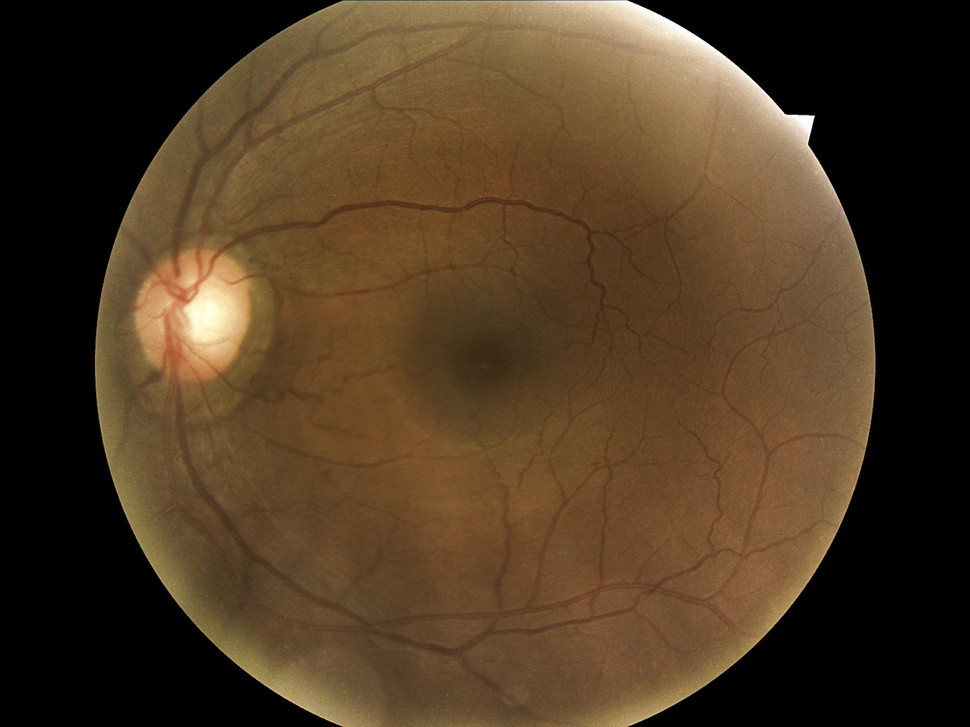
#> input picture Glaucoma Dataset/train_0_first_50/TRAIN000000.JPG, 970 x 727 px, shrunk from 2592 x 1944 before the run, found by its file name
$ jupyter execute ONH_Method.ipynb   (shell and % lines are left out)
#> lines starting #> are read from the running program, lines starting #| are printed output that depends on the picture; after the words box and inside, x2 and y2 are one past the last pixel; in counts of white or black regions, pixels touching at a corner belong together
[cell 1]
import cv2
import numpy as np
import matplotlib.pyplot as plt
from PIL import Image
from tensorflow.keras.models import load_model

#code wrote by Alan supported by Chatgpt

[cell 2]
img = Image.open("D:/Download/TRAIN000000.jpg")
#> img is the input picture: PIL image 970x727 RGB; mean R, G, B 77.2, 57.3, 35.3
img_array = np.array(img)

def create_circular_mask(h, w, center=None, radius=None):
    if center is None:
        center = (int(w/2), int(h/2))
    if radius is None:
        radius = min(center[0], center[1], w-center[0], h-center[1])

    Y, X = np.ogrid[:h, :w]
    dist_from_center = np.sqrt((X - center[0])**2 + (Y-center[1])**2)

    mask = dist_from_center <= radius
    return mask

h, w = img_array.shape[:2]
mask = create_circular_mask(h, w)

img_array[~mask] = 0
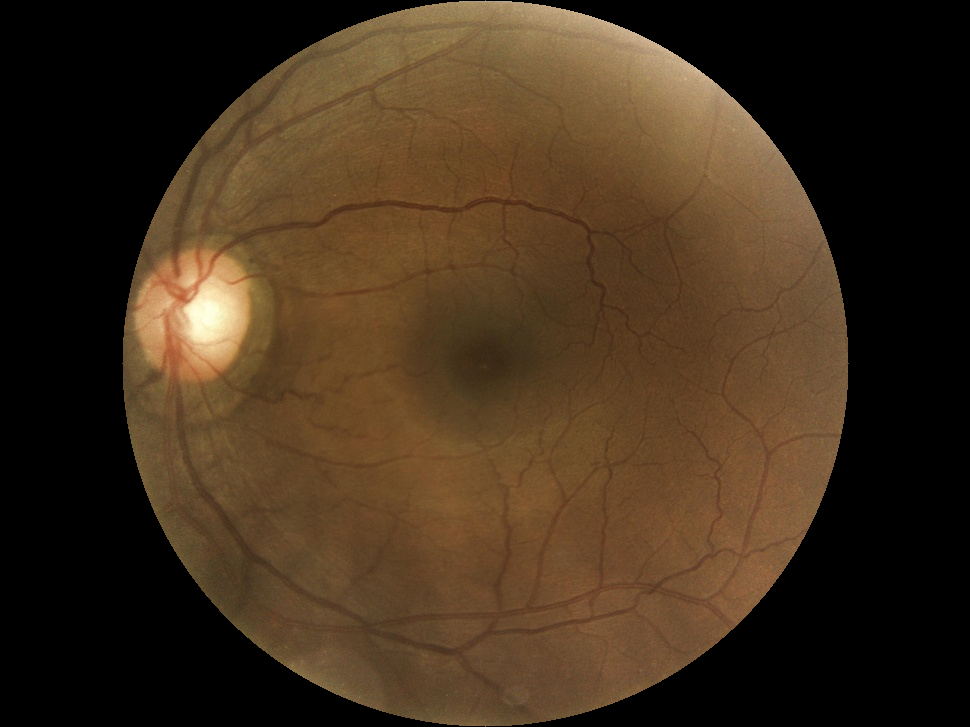
#> img_array: shape (727, 970, 3); 9.79% of pixels changed, all inside (x1, y1, x2, y2) = (79, 0, 882, 727)

# Convert the PIL Image object to a NumPy array before saving and displaying
masked_img_array = np.array(img_array)

# Save the image using OpenCV
cv2.imwrite('D:/Download/processed_image.jpg', masked_img_array)

# Display the image using OpenCV
cv2.imshow('Processed Image', masked_img_array)
cv2.waitKey(0)
cv2.destroyAllWindows()

[cell 3]
def create_circular_mask(h, w, center=None, radius=None):
    if center is None:
        center = (int(w/2), int(h/2))
    if radius is None:
        radius = min(center[0], center[1], w-center[0], h-center[1])

    Y, X = np.ogrid[:h, :w]
    dist_from_center = np.sqrt((X - center[0])**2 + (Y-center[1])**2)

    mask = dist_from_center <= radius
    return mask

def preprocess_image(image_path):
    img = Image.open(image_path)
    img_array = np.array(img)

    h, w = img_array.shape[:2]
    mask = create_circular_mask(h, w)

    img_array[~mask] = 0
    masked_img_array = np.array(img_array)

    # Ensure the image is in BGR format for OpenCV compatibility
    masked_img_bgr = cv2.cvtColor(masked_img_array, cv2.COLOR_RGB2BGR)
    return masked_img_bgr

def detect_optic_disc_and_cup(img_bgr):
    gray = cv2.cvtColor(img_bgr, cv2.COLOR_BGR2GRAY)
    clahe = cv2.createCLAHE(clipLimit=2.0, tileGridSize=(8, 8))
    clahe_img = clahe.apply(gray)
    blurred_img = cv2.GaussianBlur(clahe_img, (5, 5), 0)

    _, binary_thresh = cv2.threshold(blurred_img, 70, 255, cv2.THRESH_BINARY)

    contours, _ = cv2.findContours(binary_thresh, cv2.RETR_TREE, cv2.CHAIN_APPROX_SIMPLE)

    if not contours:
        print("No contours found!")
        return None

    optic_disc_contour = max(contours, key=cv2.contourArea)
    optic_disc_mask = np.zeros_like(gray)
    cv2.drawContours(optic_disc_mask, [optic_disc_contour], -1, (255), thickness=-1)

    optic_disc_only = cv2.bitwise_and(clahe_img, clahe_img, mask=optic_disc_mask)
    _, optic_cup_mask = cv2.threshold(optic_disc_only, 140, 255, cv2.THRESH_BINARY)

    combined_mask = cv2.addWeighted(optic_disc_mask, 1, optic_cup_mask, 1, 0)

    return combined_mask

image_path = 'D:/Download/TRAIN000000.jpg'
masked_img_bgr = preprocess_image(image_path)
processed_image = detect_optic_disc_and_cup(masked_img_bgr)
#> in detect_optic_disc_and_cup, `gray = cv2.cvtColor(img_bgr, cv2.COLOR_BGR2GRAY)`:
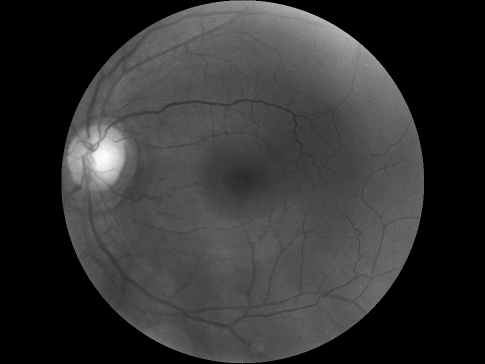
#> gray: shape (727, 970) (shown at 1/2 size); min 0, max 252, mean 51.1
#> in detect_optic_disc_and_cup, `clahe_img = clahe.apply(gray)`:
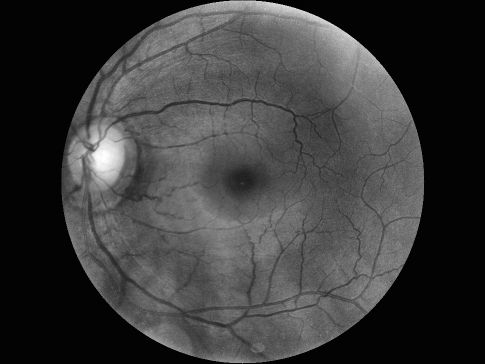
#> clahe_img: shape (727, 970) (shown at 1/2 size); min 2, max 255, mean 59.3
#> in detect_optic_disc_and_cup, `_, binary_thresh = cv2.threshold(blurred_img, 70, 255, cv2.THRESH_BINA..`:
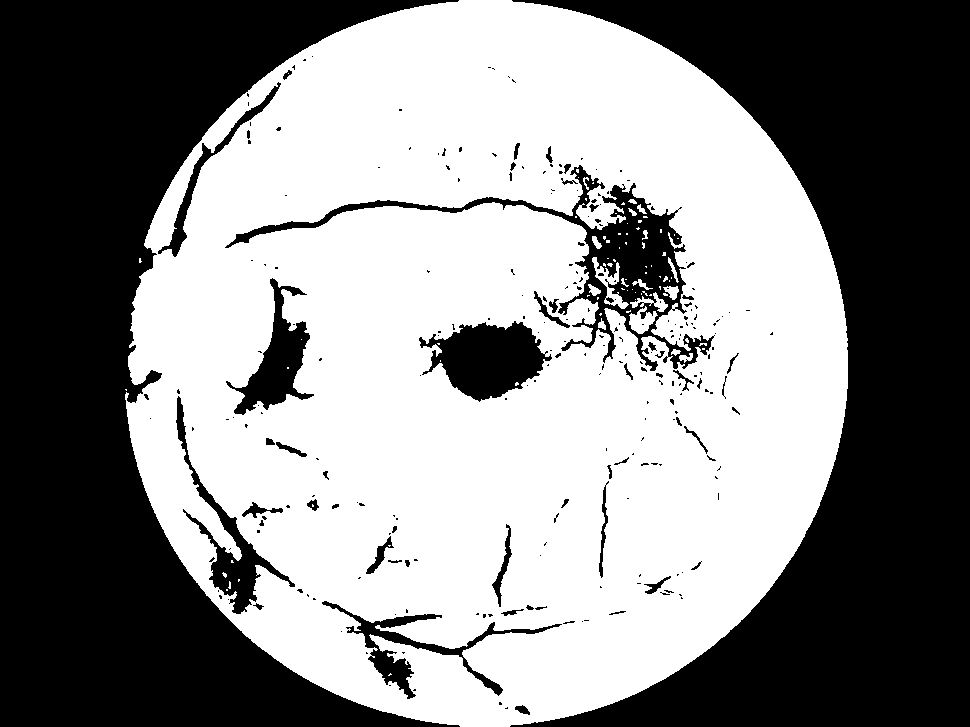
#> binary_thresh: shape (727, 970); 53.4% white; 257 black regions (203 under 20 px)
#> in detect_optic_disc_and_cup, `contours, _ = cv2.findContours(binary_thresh, cv2.RETR_TREE, cv2.CHAIN..`: contours = 378 contours, 291 with area under 20; largest, box (x1, y1, x2, y2) and area: (125, 0, 848, 727) 410995, (224, 164, 715, 372) 15720, (418, 320, 553, 403) 6605, (225, 277, 315, 416) 4322, (175, 395, 296, 615) 4156
#> in detect_optic_disc_and_cup, `optic_disc_contour = max(contours, key=cv2.contourArea)`: optic_disc_contour = contour of 1167 points, box (x1, y1, x2, y2) (125, 0, 848, 727), area 410995
#> in detect_optic_disc_and_cup, `cv2.drawContours(optic_disc_mask, [optic_disc_contour], -1, (255), thi..`:
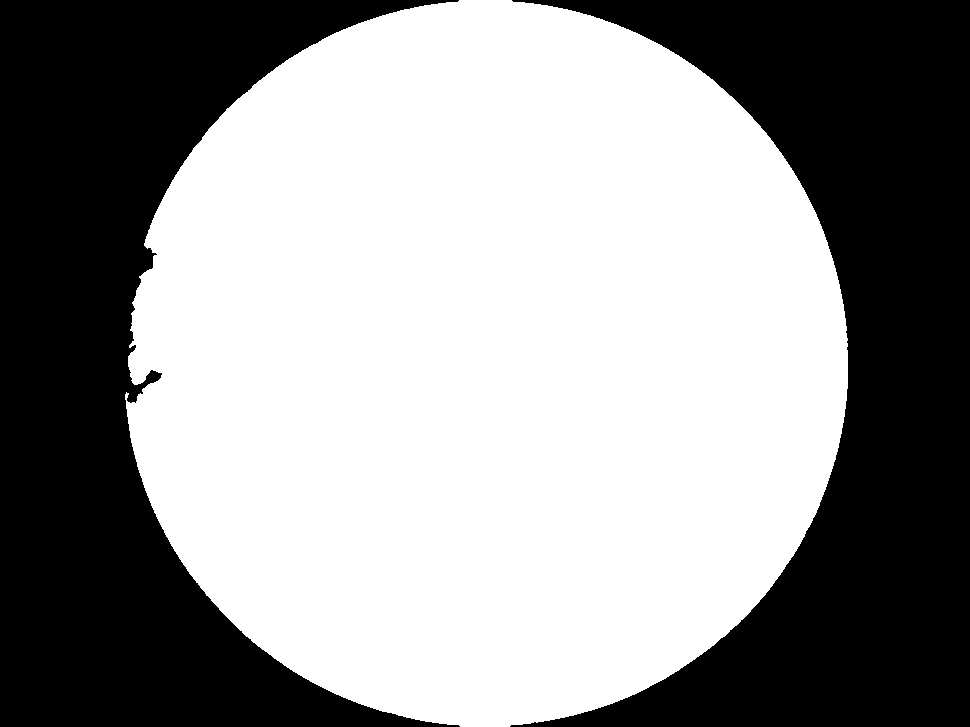
#> optic_disc_mask: shape (727, 970); 58.4% white; 2 black regions, box (x1, y1, x2, y2) and area: (0, 0, 460, 727) 147856, (510, 0, 970, 727) 145254
#> in detect_optic_disc_and_cup, `_, optic_cup_mask = cv2.threshold(optic_disc_only, 140, 255, cv2.THRES..`:
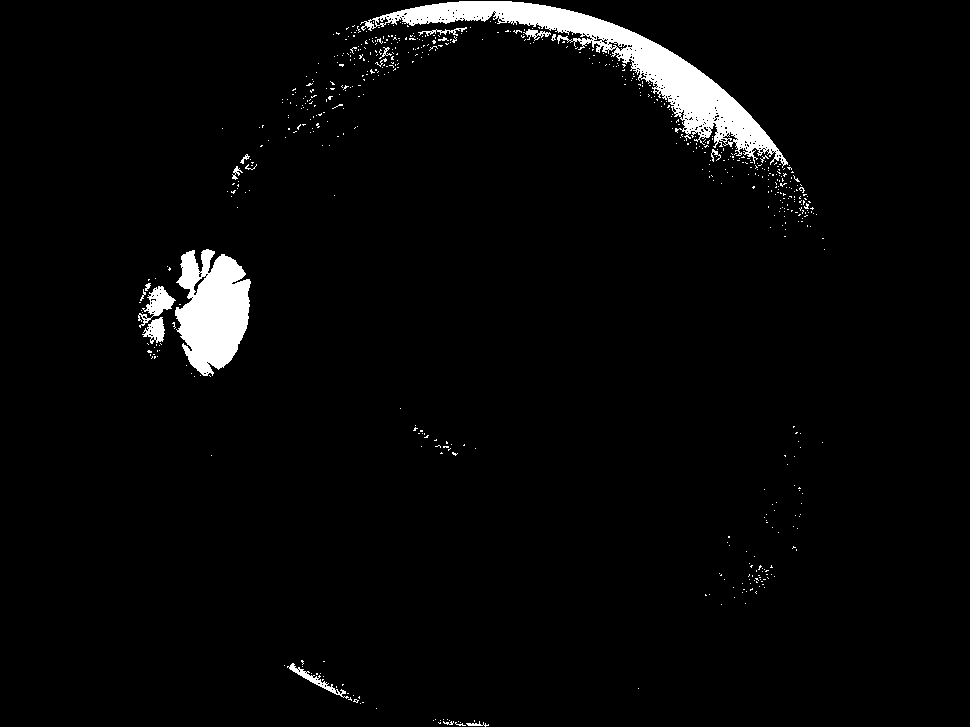
#> optic_cup_mask: shape (727, 970); 3.2% white; 622 white regions (602 under 20 px), largest, box (x1, y1, x2, y2) and area: (360, 1, 788, 168) 12022, (175, 249, 251, 376) 6686, (138, 286, 176, 328) 600

# You would also replace 'output_path' with the actual path where you want to save the processed image.
# if processed_image is not None:
cv2.imwrite('output_path/processed_image.jpg', processed_image)
cv2.imshow('Processed Image', processed_image)
cv2.waitKey(0)
cv2.destroyAllWindows()
# else:
#     print("Processing failed, no contours detected.")

$ run again, with Glaucoma Dataset/train_0_first_50/TRAIN000001.JPG copied over Glaucoma Dataset/train_0_first_50/TRAIN000000.JPG
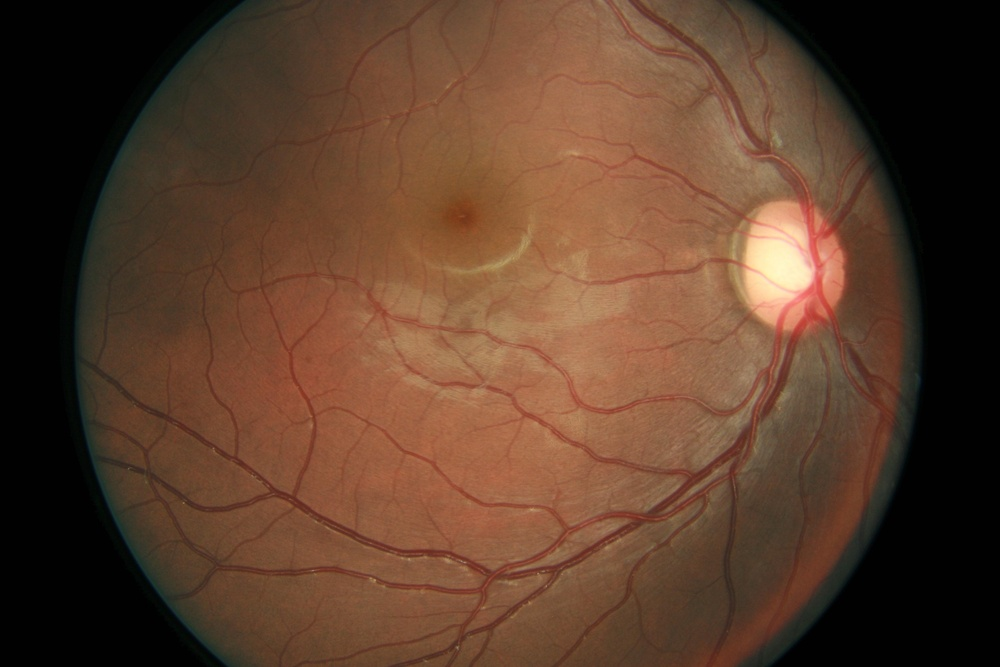
#> input picture Glaucoma Dataset/train_0_first_50/TRAIN000001.JPG, 1000 x 667 px, shrunk from 3888 x 2592 before the run, found by its file name
#> img is the input picture: PIL image 1000x667 RGB; mean R, G, B 91.4, 61.8, 43.6
#> in detect_optic_disc_and_cup, `_, binary_thresh = cv2.threshold(blurred_img, 70, 255, cv2.THRESH_BINA..`:
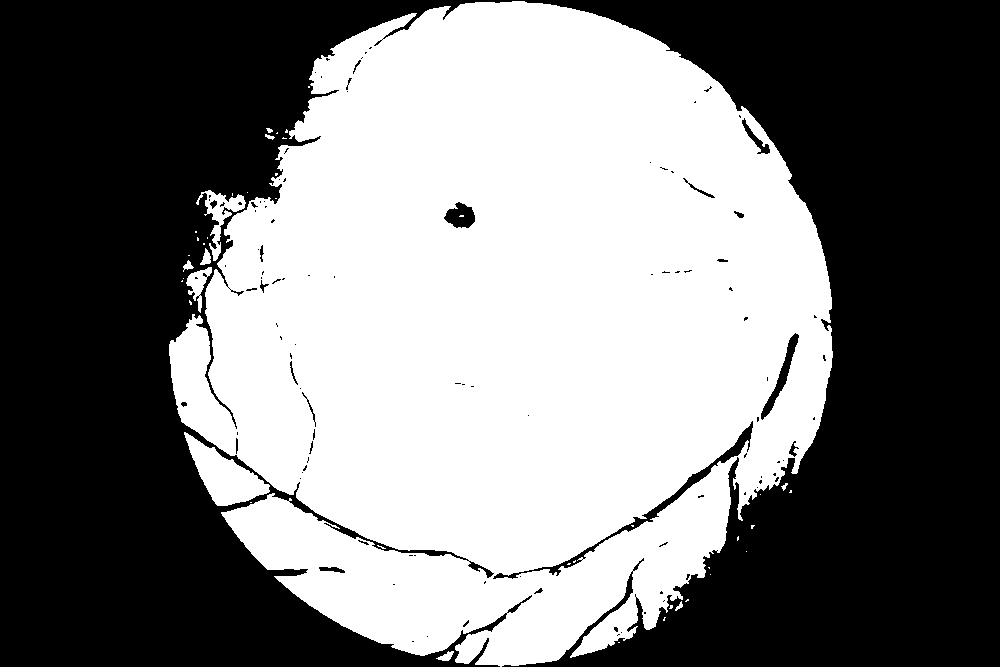
#> binary_thresh: shape (667, 1000); 48.2% white; 44 white regions (33 under 20 px)
#> contours = 179 contours, 136 with area under 20; largest, box (x1, y1, x2, y2) and area: (169, 1, 833, 667) 319084, (184, 432, 270, 506) 2678, (492, 420, 754, 580) 2030, (196, 190, 246, 261) 914, (760, 332, 800, 421) 756
#> optic_disc_contour = contour of 2185 points, box (x1, y1, x2, y2) (169, 1, 833, 667), area 319084
#> optic_disc_mask: shape (667, 1000); 48.1% white; 1 white region, box (x1, y1, x2, y2) and area: (169, 1, 833, 667) 321081
#> in detect_optic_disc_and_cup, `_, optic_cup_mask = cv2.threshold(optic_disc_only, 140, 255, cv2.THRES..`:
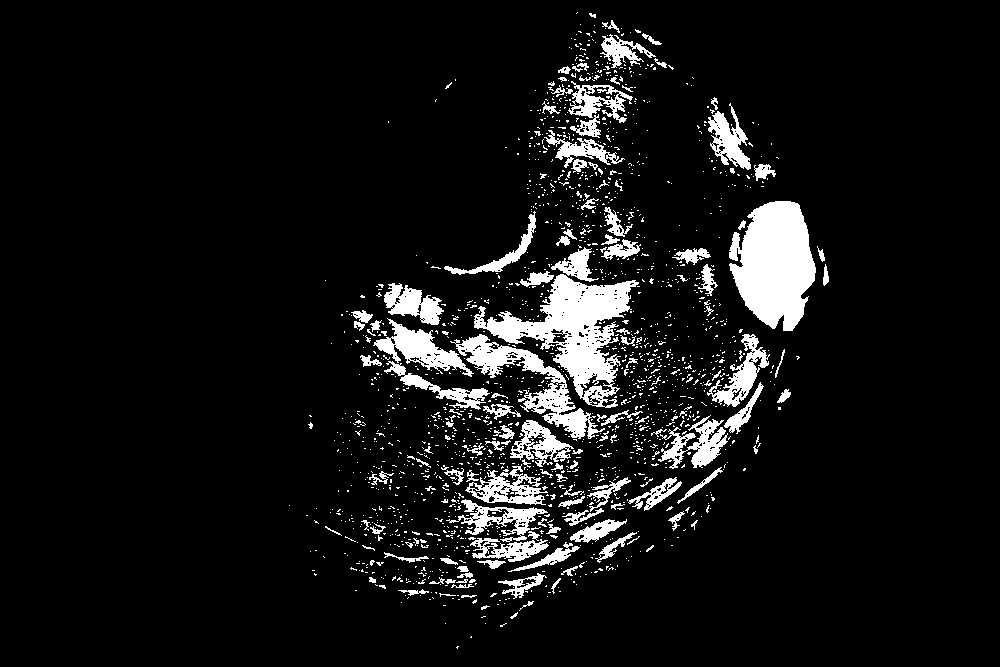
#> optic_cup_mask: shape (667, 1000); 8.1% white; 1710 white regions (1564 under 20 px), largest, box (x1, y1, x2, y2) and area: (729, 201, 816, 331) 7926, (474, 274, 639, 408) 7905, (450, 334, 605, 439) 3664

$ run again, with Glaucoma Dataset/train_0_first_50/TRAIN000002.JPG copied over Glaucoma Dataset/train_0_first_50/TRAIN000000.JPG
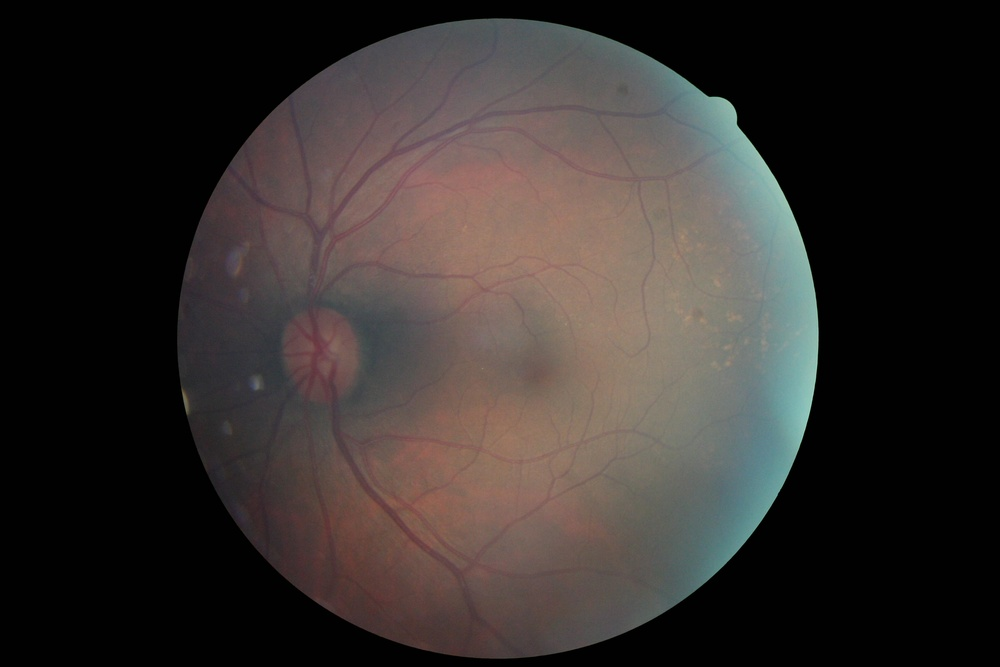
#> input picture Glaucoma Dataset/train_0_first_50/TRAIN000002.JPG, 1000 x 667 px, shrunk from 3888 x 2592 before the run, found by its file name
#> img is the input picture: PIL image 1000x667 RGB; mean R, G, B 53.3, 47.7, 45.4
#> in detect_optic_disc_and_cup, `_, binary_thresh = cv2.threshold(blurred_img, 70, 255, cv2.THRESH_BINA..`:
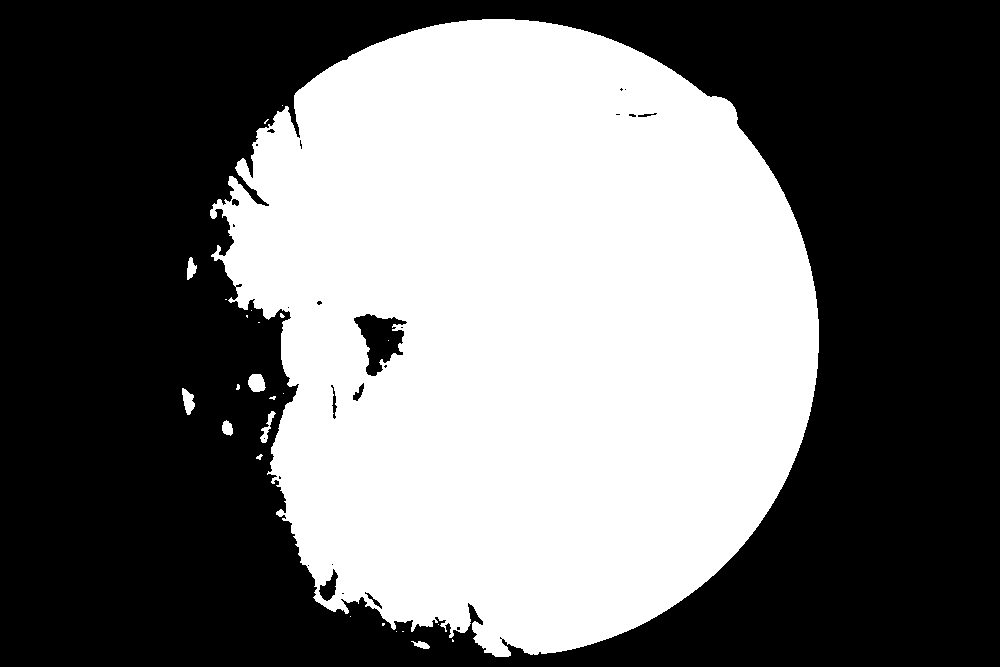
#> binary_thresh: shape (667, 1000); 43.5% white; 25 white regions (17 under 20 px)
#> contours = 52 contours, 33 with area under 20; largest, box (x1, y1, x2, y2) and area: (210, 19, 819, 657) 290412, (353, 313, 408, 377) 1862, (318, 568, 339, 602) 331, (248, 374, 266, 392) 226, (182, 388, 195, 415) 186
#> optic_disc_contour = contour of 1420 points, box (x1, y1, x2, y2) (210, 19, 819, 657), area 290412
#> optic_disc_mask: shape (667, 1000); 43.7% white; 1 white region, box (x1, y1, x2, y2) and area: (210, 19, 819, 657) 291693
#> in detect_optic_disc_and_cup, `_, optic_cup_mask = cv2.threshold(optic_disc_only, 140, 255, cv2.THRES..`:
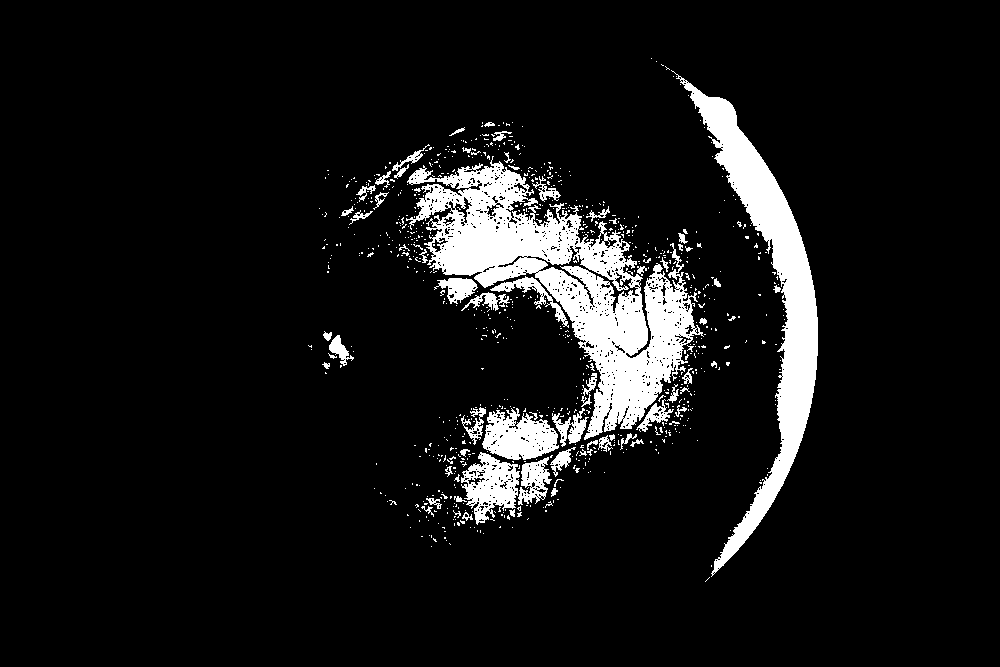
#> optic_cup_mask: shape (667, 1000); 8.5% white; 827 white regions (758 under 20 px), largest, box (x1, y1, x2, y2) and area: (406, 156, 704, 440) 27033, (671, 70, 818, 577) 14906, (482, 408, 559, 460) 2590
